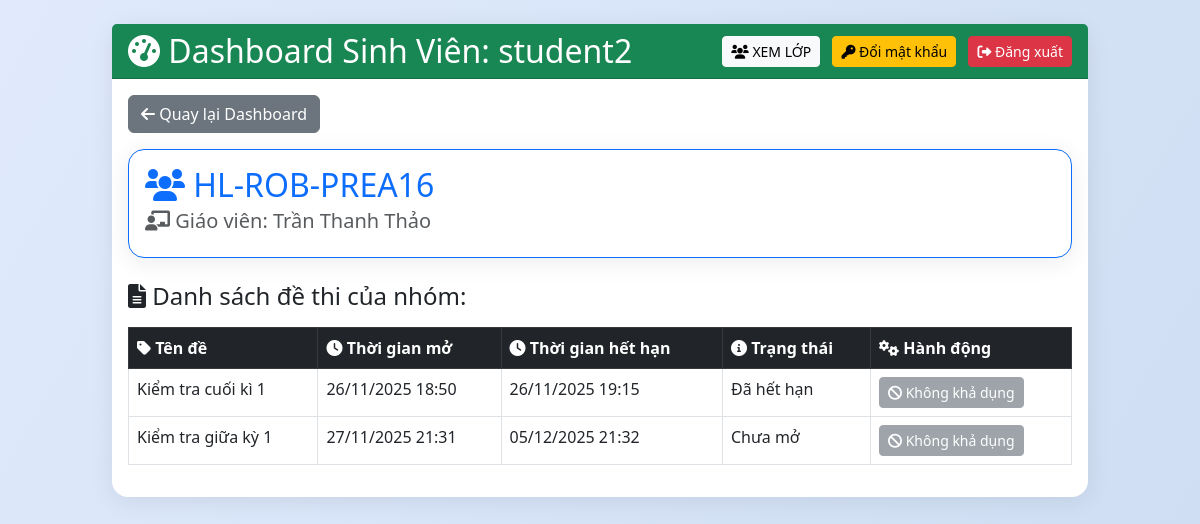
Screenshot of /student/group/10 (signed in) with the database file from the repository.
### tables this page shows
CREATE TABLE users (
            id INTEGER PRIMARY KEY AUTOINCREMENT,
            username TEXT UNIQUE,
            password TEXT,
            role TEXT,
            email TEXT UNIQUE,
            rsa_private BLOB,
            salt TEXT,
            full_name TEXT,
            student_id TEXT,
            class_name TEXT,
            status TEXT DEFAULT 'approved',
            approval_note TEXT,
            selected_teachers TEXT,
            teacher_id TEXT,
            failed_attempts INTEGER DEFAULT 0,
            lock_until TEXT
        , is_deleted INTEGER DEFAULT 0, is_locked INTEGER DEFAULT 0);

CREATE TABLE groups (
            id INTEGER PRIMARY KEY AUTOINCREMENT,
            name TEXT,
            teacher_id INTEGER,
            description TEXT,
            code TEXT
        , aes_key BLOB);

CREATE TABLE exams (
            id INTEGER PRIMARY KEY AUTOINCREMENT,
            filename TEXT,
            enc_path TEXT,
            release_time TEXT,
            expire_time TEXT,
            teacher_id INTEGER,
            ten_de TEXT,
            encrypted_aes_key BLOB,
            signature BLOB,
            file_hash TEXT,
            allowed_students TEXT
        , aes_key BLOB, pin_code TEXT, auth_mode TEXT DEFAULT 'both', allowed_groups TEXT);

### app.py (the view)
@app.route('/student/group/<int:gid>')
@login_required
def student_group_detail(gid):
    if current_user.role != 'student': return redirect('/dashboard')
    row = c.execute("SELECT g.name, g.description, COALESCE(u.full_name, u.username) FROM groups g JOIN users u ON g.teacher_id=u.id JOIN group_members gm ON g.id=gm.group_id WHERE g.id=? AND gm.student_id=? AND gm.status IN ('approved', 'left')", (gid, current_user.id)).fetchone()
    if not row:
        flash('Bạn không phải là thành viên của nhóm này')
        return redirect('/student/groups')
    group_name, group_desc, teacher_name = row
    all_exams = c.execute("SELECT id, filename, release_time, expire_time, ten_de, allowed_groups FROM exams").fetchall()
    group_exams = []
    now = datetime.datetime.now()
    for e in all_exams:
        eid, filename, release_str, expire_str, ten_de, allowed_groups = e
        if allowed_groups and str(gid) in allowed_groups.split(','):
            release_time = parse_datetime(release_str)
            expire_time = parse_datetime(expire_str)
            if now < release_time:
                status = 'Chưa mở'
                status_class = 'text-warning'
            elif now > expire_time:
                status = 'Đã hết hạn'
                status_class = 'text-danger'
            else:
                status = 'Đang mở'
                status_class = 'text-success'
            group_exams.append((eid, filename, release_time.strftime('%d/%m/%Y %H:%M'), expire_time.strftime('%d/%m/%Y %H:%M'), ten_de, status, status_class))
    return render_template('student_group_detail.html', group_name=group_name, group_desc=group_desc, teacher_name=teacher_name, exams=group_exams)

### app.py (called while the page is built)
@login_manager.user_loader
def load_user(uid):
    row = c.execute("SELECT id, username, role, email FROM users WHERE id=?",(uid,)).fetchone()
    return User(*row) if row else None

def parse_datetime(datetime_str):
    if not datetime_str:
        return None
    try:
        return datetime.datetime.fromisoformat(datetime_str)
    except:
        try:
            return datetime.datetime.strptime(datetime_str, '%Y-%m-%dT%H:%M')
        except:
            try:
                return datetime.datetime.strptime(datetime_str, '%Y-%m-%dT%H:%M:%S')
            except:
                return datetime.datetime.now()

@app.before_request
def ensure_csrf_token():
    if 'csrf_token' not in session:
        session['csrf_token'] = secrets.token_hex(16)

@app.after_request
def set_security_headers(resp):
    resp.headers['X-Frame-Options'] = 'SAMEORIGIN'
    resp.headers['X-Content-Type-Options'] = 'nosniff'
    resp.headers['Referrer-Policy'] = 'no-referrer'
    resp.headers['Content-Security-Policy'] = "default-src 'self'; script-src 'self' https://cdn.jsdelivr.net 'unsafe-inline' blob:; worker-src 'self' blob:; style-src 'self' https://cdn.jsdelivr.net https://cdnjs.cloudflare.com 'unsafe-inline'; font-src 'self' https://cdnjs.cloudflare.com; img-src 'self' data:; frame-ancestors 'self'; object-src 'none'"
    return resp

### templates/student_group_detail.html (shortened to what this page needs)
{% extends "base.html" %}
{% block content %}
<div class="mb-3">
    <a href="/dashboard" class="btn btn-secondary"><i class="fas fa-arrow-left"></i> Quay lại Dashboard</a>
</div>
<div class="card mb-4 border-primary">
    <div class="card-body">
        <h2 class="card-title text-primary"><i class="fas fa-users"></i> {{ group_name }}</h2>
        <h5 class="card-subtitle mb-2 text-muted"><i class="fas fa-chalkboard-teacher"></i> Giáo viên: {{ teacher_name }}</h5>
    </div>
</div>
<h4 class="mb-3"><i class="fas fa-file-alt"></i> Danh sách đề thi của nhóm:</h4>
{% if exams %}
<div class="table-responsive">
    <table class="table table-hover table-bordered">
        <thead class="table-dark">
            <tr>
                <th><i class="fas fa-tag"></i> Tên đề</th>
                <th><i class="fas fa-clock"></i> Thời gian mở</th>
                <th><i class="fas fa-clock"></i> Thời gian hết hạn</th>
                <th><i class="fas fa-info-circle"></i> Trạng thái</th>
                <th><i class="fas fa-cogs"></i> Hành động</th>
            </tr>
        </thead>
        <tbody>
            {% for exam in exams %}
            <tr>
                <td>{{ exam[4] }}</td>
                <td>{{ exam[2] }}</td>
                <td>{{ exam[3] }}</td>
                <td><span class="status-{{ 'open' if exam[5] == 'Đang mở' else 'closed' if exam[5] == 'Chưa mở' else 'expired' }}">{{ exam[5] }}</span></td>
                <td>
                    {% if exam[5] == 'Đang mở' %}
                    <a href="{{ url_for('view_exam', eid=exam[0]) }}" class="btn btn-primary btn-sm">
                        <i class="fas fa-paper-plane"></i> Vào thi
                    </a>
                    {% else %}
                    <button class="btn btn-secondary btn-sm" disabled>
                        <i class="fas fa-ban"></i> Không khả dụng
                    </button>
                    {% endif %}
                </td>
            </tr>
            {% endfor %}
        </tbody>
    </table>
</div>
{% else %}
<div class="alert alert-info">
    <i class="fas fa-info-circle"></i> Chưa có đề thi nào được giao riêng cho nhóm này.
</div>
{% endif %}
{% endblock %}

### templates/base.html (shortened to what this page needs)
<!DOCTYPE html>
<html lang="vi">
<head>
    <link href="https://cdn.jsdelivr.net/npm/bootstrap@5.3.0/dist/css/bootstrap.min.css" rel="stylesheet">
    <link href="https://cdnjs.cloudflare.com/ajax/libs/font-awesome/6.0.0/css/all.min.css" rel="stylesheet">
    <link rel="stylesheet" href="{{ url_for('static', filename='css/style.css') }}">
</head>
<body class="bg-light">
    <div class="container-fluid py-4">
        <div class="row justify-content-center">
            <div class="col-lg-10">
                <div class="card card-custom">
                    {% block header %}
                    {% if current_user.is_authenticated %}
                    <div class="card-header {% if current_user.role == 'teacher' %}bg-primary{% elif current_user.role == 'student' %}bg-success{% elif current_user.role == 'admin' %}bg-dark{% endif %} text-white d-flex justify-content-between align-items-center">
                        <h2 class="mb-0">
                            <i class="fas fa-tachometer-alt"></i>
                            {% if current_user.role == 'teacher' %}Hệ thống Quản Lý Đề thi{% elif current_user.role == 'student' %}Dashboard Sinh Viên: {{ current_user.username }}{% else %}Quản Trị Hệ Thống{% endif %}
                        </h2>
                        <div>
                            {% if current_user.role == 'student' %}
                            <a href="/student/groups" class="btn btn-light btn-sm me-2">
                                <i class="fas fa-users"></i> XEM LỚP
                            </a>
                            <a href="{{ url_for('change_password') }}" class="btn btn-warning btn-sm me-2">
                                <i class="fas fa-key"></i> Đổi mật khẩu
                            </a>
                            {% endif %}
                            <a href="{{ url_for('logout') }}" class="btn btn-danger btn-sm">
                                <i class="fas fa-sign-out-alt"></i> Đăng xuất
                            </a>
                        </div>
                    </div>
                    {% endif %}
                    {% endblock %}
                    <div class="card-body {% if not current_user.is_authenticated %}p-0 border-0{% endif %}">
                        {% block content %}{% endblock %}
                    </div>
                </div>
            </div>
        </div>
    </div>
</body>
</html>

### static/css/style.css (style rules this page uses)
body { font-family: 'Segoe UI', 'Roboto', Arial, sans-serif; background: linear-gradient(120deg, #e0eafc 0%, #cfdef3 100%); }
.card { border-radius: 16px; box-shadow: 0 4px 24px rgba(0,0,0,0.08); }
.card-header { border-radius: 16px 16px 0 0; }

### templates/base.html (style rules this page uses)
.card-custom { border: none; box-shadow: 0 4px 8px rgba(0,0,0,0.1); margin-bottom: 20px; }

### rows the page displays
users: username "student2"
groups: name "HL-ROB-PREA16"
exams: ten_de "Kiểm tra cuối kì 1", release_time "26/11/2025 18:50", expire_time "26/11/2025 19:15", exam "Đã hết hạn"
exams: ten_de "Kiểm tra giữa kỳ 1", release_time "27/11/2025 21:31", expire_time "05/12/2025 21:32", exam "Chưa mở"

### other values shown
{{ teacher_name }} "Trần Thanh Thảo"
